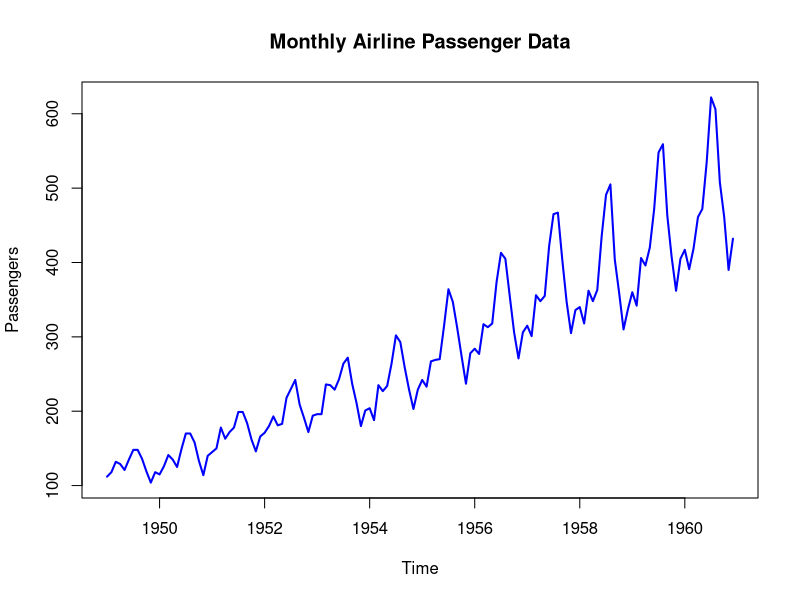
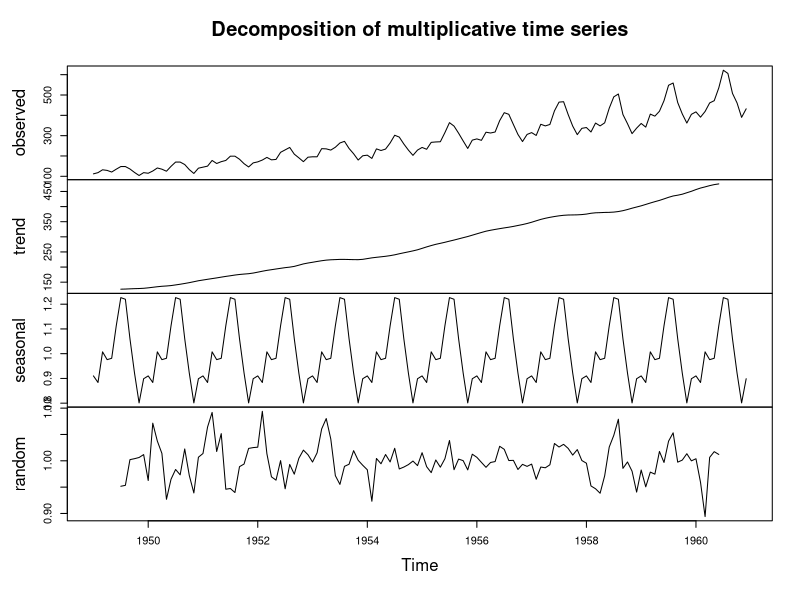
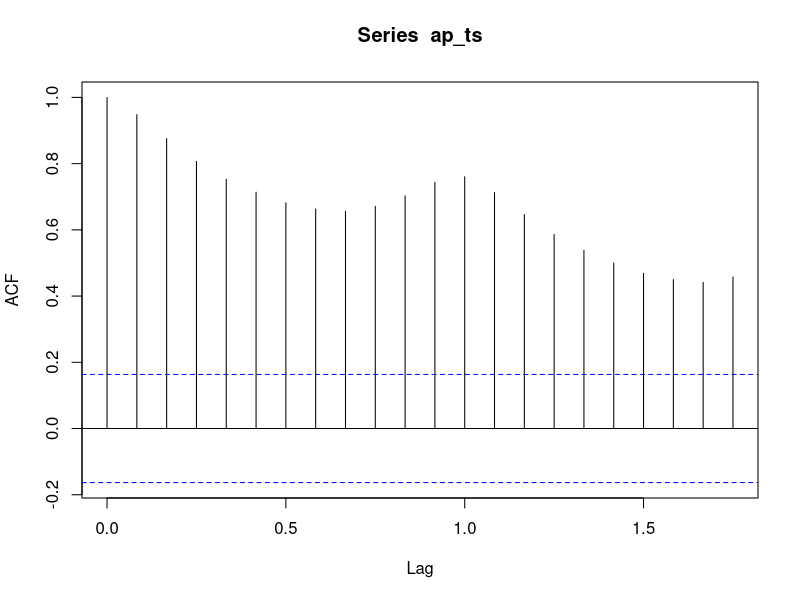
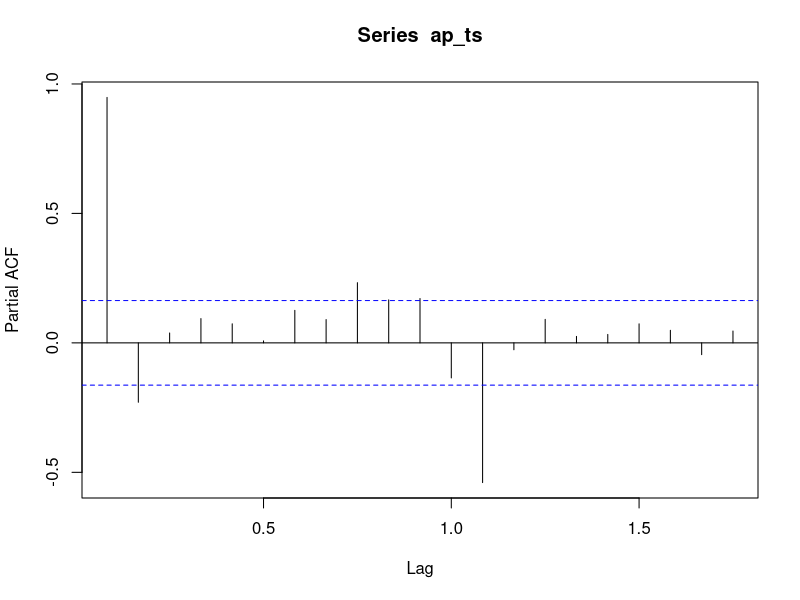
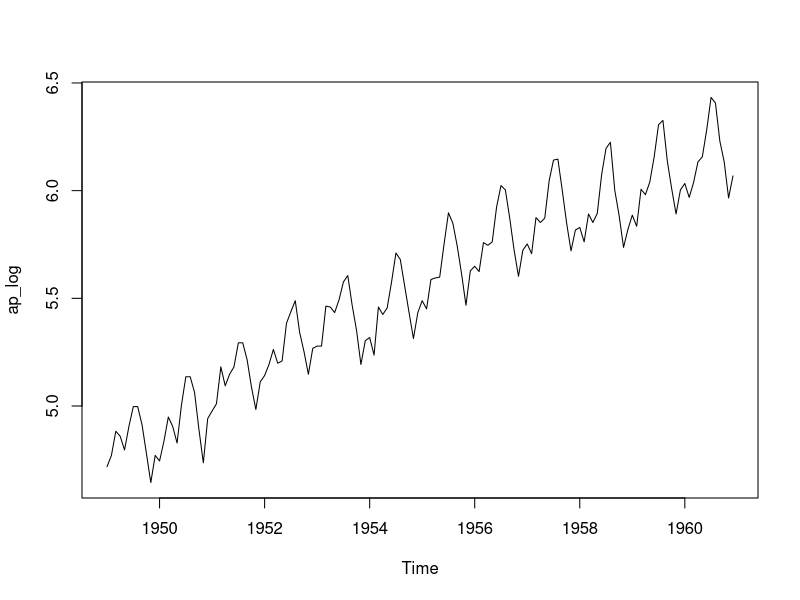
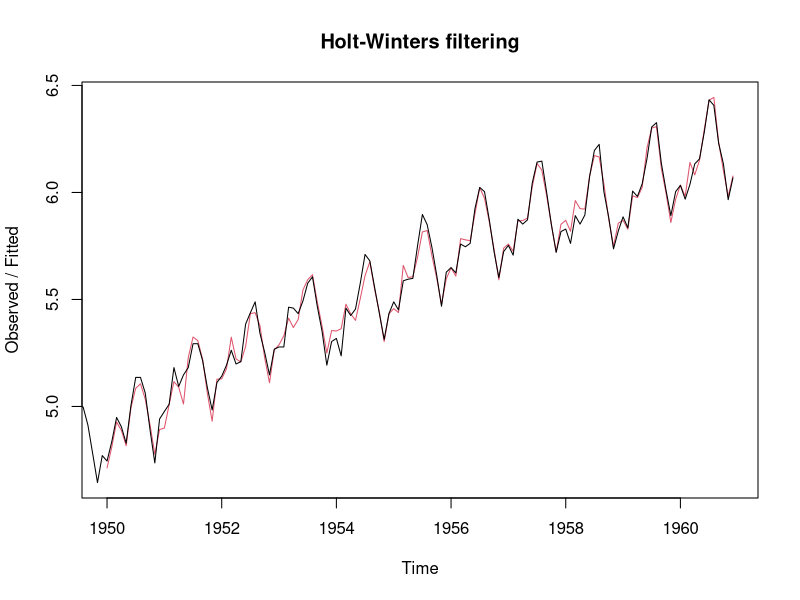
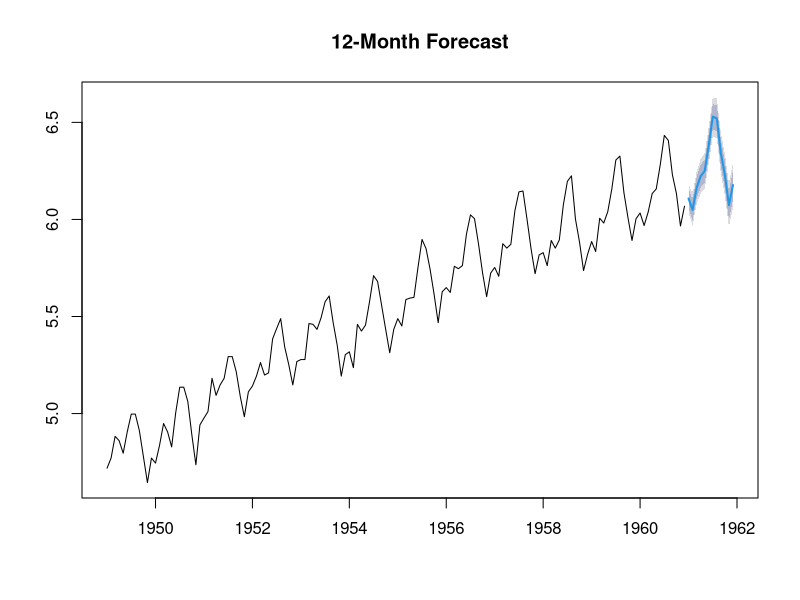

Source code (R) for these figures, in order:
## ---- chunk 1
knitr::opts_chunk$set(echo = TRUE)
## ---- chunk 2
rm(list=ls(all=TRUE))

library(tseries)
library(forecast)

# Step 1: Data
data("AirPassengers")
ap_ts <- ts(AirPassengers, start=c(1949,1), frequency=12)

plot(ap_ts,
     main="Monthly Airline Passenger Data",
     ylab="Passengers",
     col="blue",
     lwd=2)

# Step 2: Decomposition
ap_dec <- decompose(ap_ts, type="multiplicative")
plot(ap_dec)

# Step 3: Stationarity Check
acf(ap_ts)
pacf(ap_ts)
kpss.test(ap_ts)

# Step 4: Log Transformation
ap_log <- log(ap_ts)
plot(ap_log)

# Step 5: Holt-Winters Models
hw_double <- HoltWinters(ap_log, gamma=FALSE)
hw_double$SSE

hw_triple <- HoltWinters(ap_log)
hw_triple$SSE
plot(hw_triple)

# Step 6: Forecasting
ap_forecast <- forecast(hw_triple, h=12)
ap_forecast

plot(ap_forecast,
     main="12-Month Forecast")

forecast_original <- exp(ap_forecast$mean)
forecast_original
